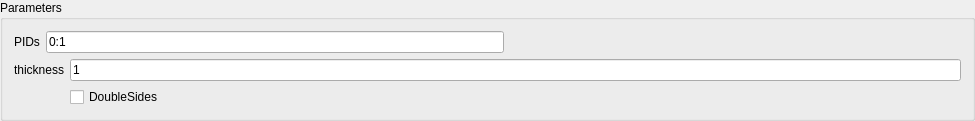
<?xml version="1.0" encoding="UTF-8"?>
<ui version="4.0">
 <class>ThickenWidget</class>
 <widget class="QWidget" name="ThickenWidget">
  <property name="geometry">
   <rect>
    <x>0</x>
    <y>0</y>
    <width>975</width>
    <height>104</height>
   </rect>
  </property>
  <property name="windowTitle">
   <string>ThickenWidget</string>
  </property>
  <layout class="QVBoxLayout" name="verticalLayout">
   <property name="spacing">
    <number>0</number>
   </property>
   <property name="leftMargin">
    <number>0</number>
   </property>
   <property name="topMargin">
    <number>0</number>
   </property>
   <property name="rightMargin">
    <number>0</number>
   </property>
   <property name="bottomMargin">
    <number>0</number>
   </property>
   <item>
    <widget class="QGroupBox" name="groupBox">
     <property name="title">
      <string>Parameters</string>
     </property>
     <layout class="QVBoxLayout" name="verticalLayout_2">
      <item>
       <layout class="QHBoxLayout" name="horizontalLayout">
        <item>
         <widget class="QLabel" name="label_2">
          <property name="text">
           <string>PIDs</string>
          </property>
         </widget>
        </item>
        <item>
         <widget class="QLineEdit" name="lineEdit_PIDs">
          <property name="text">
           <string>0:1</string>
          </property>
         </widget>
        </item>
        <item>
         <spacer name="horizontalSpacer">
          <property name="orientation">
           <enum>Qt::Horizontal</enum>
          </property>
          <property name="sizeHint" stdset="0">
           <size>
            <width>37</width>
            <height>17</height>
           </size>
          </property>
         </spacer>
        </item>
       </layout>
      </item>
      <item>
       <layout class="QGridLayout" name="gridLayout_2">
        <item row="1" column="1">
         <widget class="QCheckBox" name="checkBox">
          <property name="text">
           <string>DoubleSides</string>
          </property>
         </widget>
        </item>
        <item row="0" column="0">
         <widget class="QLabel" name="label_13">
          <property name="text">
           <string>thickness</string>
          </property>
         </widget>
        </item>
        <item row="0" column="1">
         <widget class="QLineEdit" name="lineEdit_x2">
          <property name="text">
           <string>1</string>
          </property>
         </widget>
        </item>
       </layout>
      </item>
     </layout>
    </widget>
   </item>
  </layout>
 </widget>
 <layoutdefault spacing="6" margin="11"/>
 <resources/>
 <connections/>
</ui>
